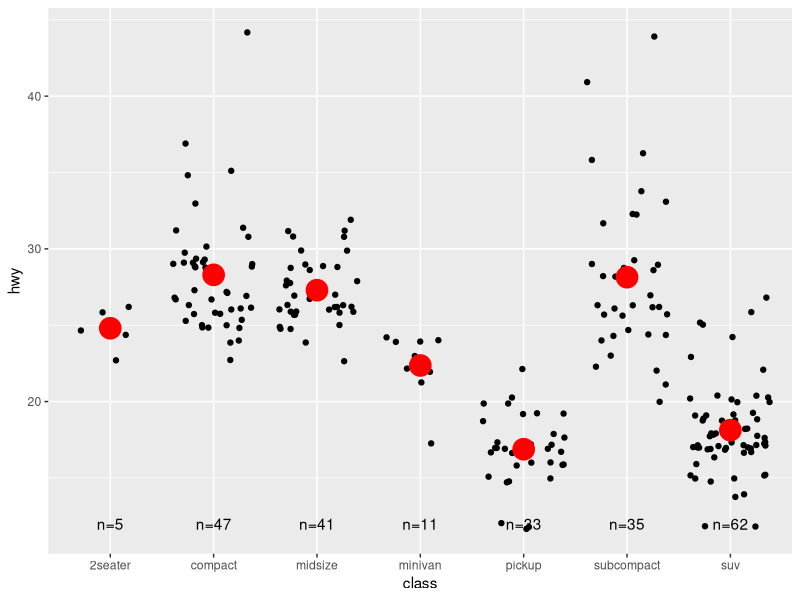
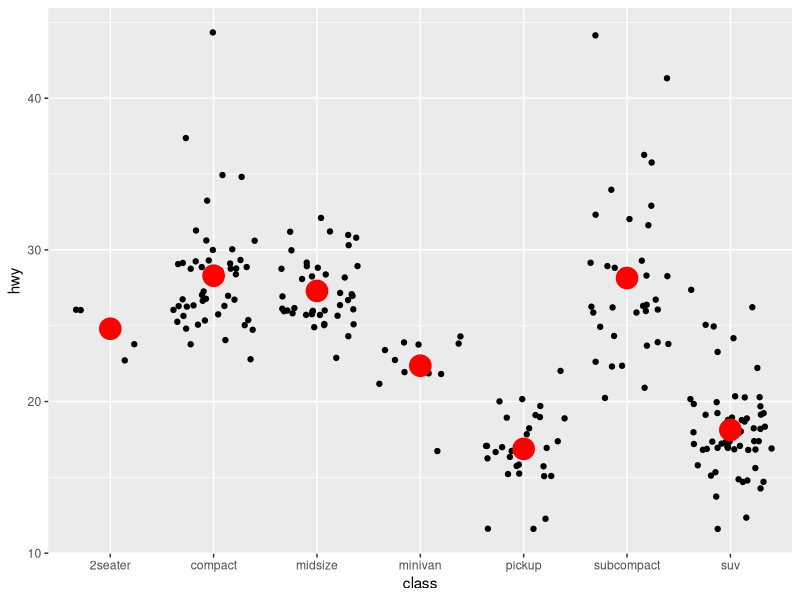
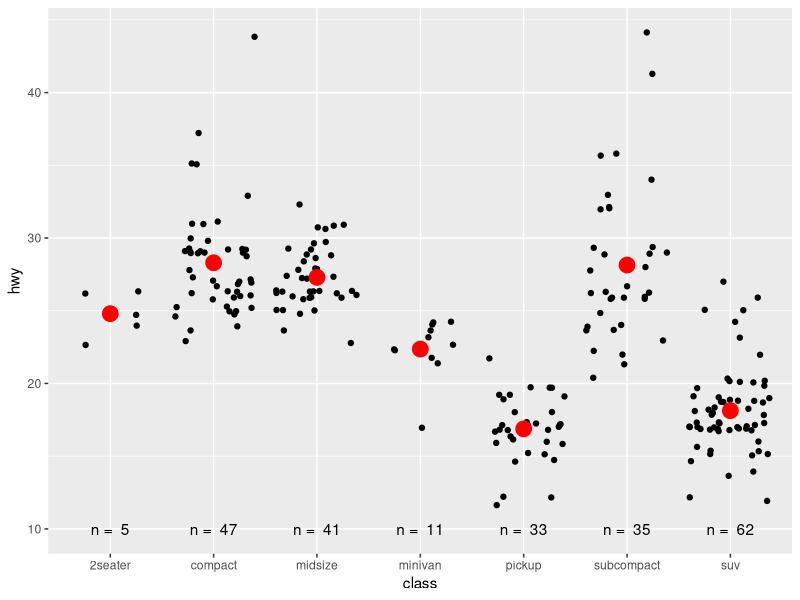
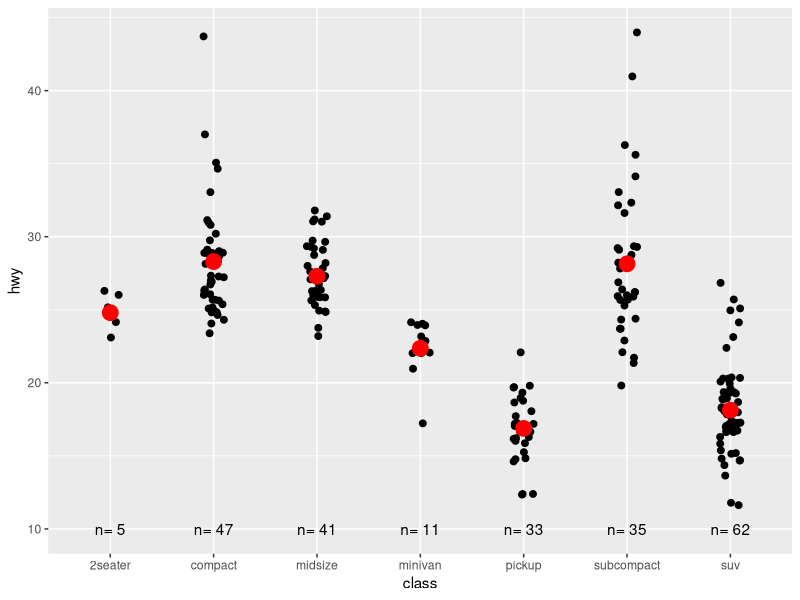
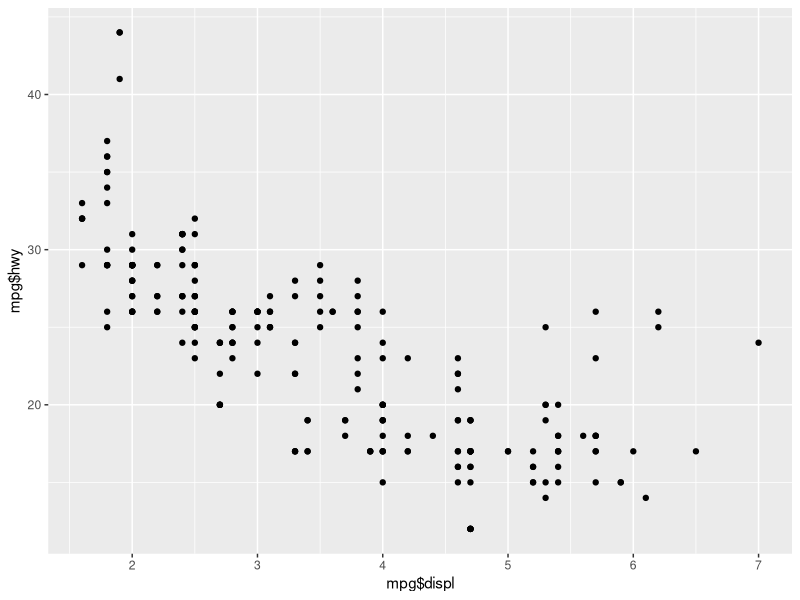
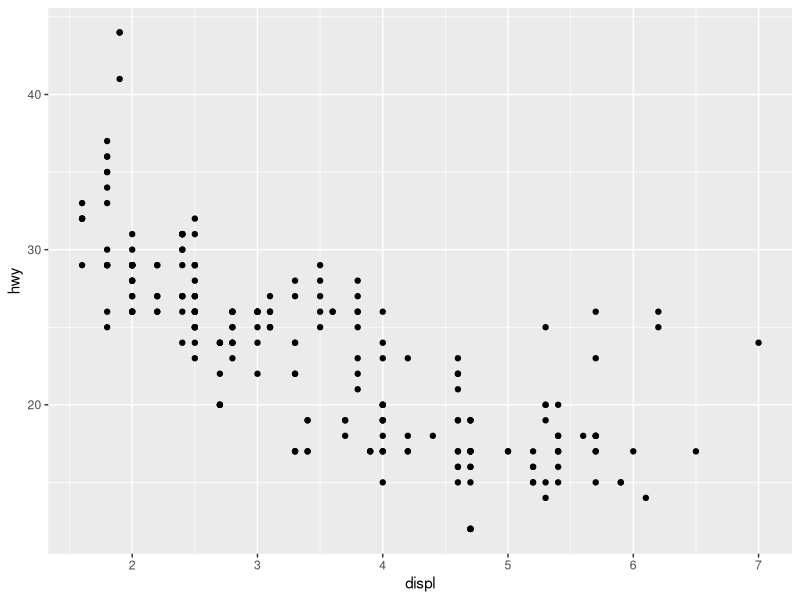
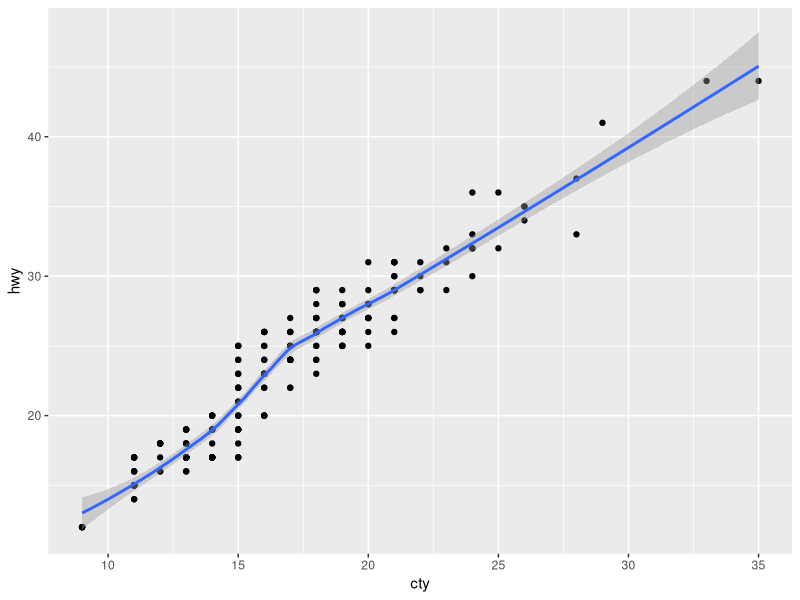
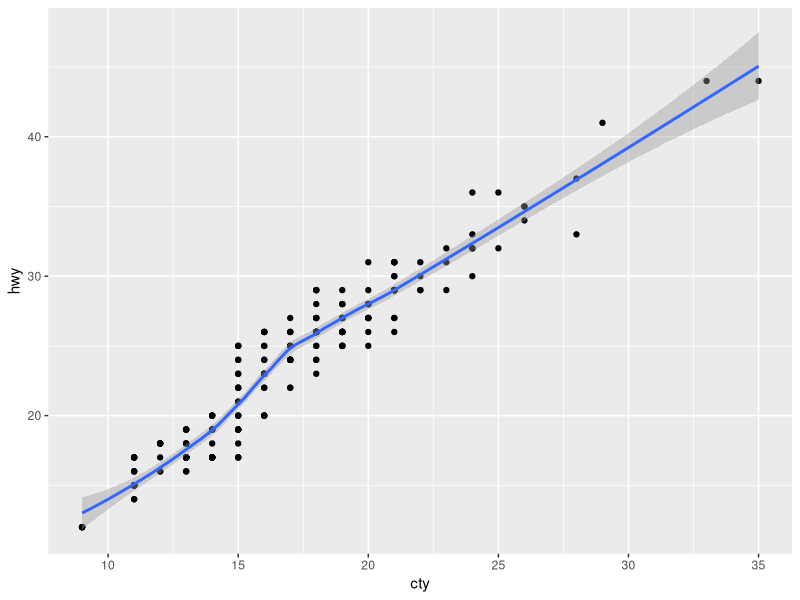

The R script that drew these images, in order: (Note: this script raises an error after producing the figures.)
## ---- chunk 1
library(tidyverse)

## ---- chunk 2

class <- mpg %>% 
  group_by(class) %>% 
  summarise(n = n(), hwy = mean(hwy),
            .groups = "drop")

# create annotation vector
classMeans <- str_c("n=", class$n, sep = "") 

ggplot() +
  geom_jitter(aes(class, hwy), data = mpg) +
  geom_point(aes(class, hwy), data = class, color = "red", size = 7) +
  geom_text(aes(class, min(mpg$hwy), label = classMeans), data = class)

# alternative version from later in chapter
ggplot(mpg, aes(class, hwy)) +
  geom_jitter() +
  geom_point(stat = "summary", fun = "mean", colour = "red", size = 7)

# AM solution with label as new column
class <- mpg %>%
  group_by(class) %>%
  summarise(n = n(), hwy = mean(hwy),
            .groups = "drop") %>%
  mutate(nlabel = paste("n = ",n))

ggplot(mpg, aes(class, hwy)) +
  geom_point(position = "jitter") +
  geom_point(data = class,colour = "red",size = 5) +
  geom_text(data = class,aes(label = nlabel, y = 10))

#YX solution
t<-paste("n=",class$n)
ggplot(mpg,aes(x=class,y=hwy))+
geom_jitter(width = 0.1, size=2)+ # use width to constrain the points
geom_point(aes(x=class,y=hwy),data = class,colour="red",size=5)+
geom_text(aes(label=t,y=10),data=class)

## ---- chunk 3

# given
ggplot(mpg) + 
  geom_point(aes(mpg$displ, mpg$hwy))

# fixed
ggplot(mpg) + 
  geom_point(aes(displ, hwy))

# given
ggplot() + 
 geom_point(mapping = aes(y = hwy, x = cty), data = mpg) +
 geom_smooth(data = mpg, mapping = aes(cty, hwy))

# simplified
ggplot(mpg, aes(cty, hwy)) + 
 geom_point() +
 geom_smooth()

# given
ggplot(diamonds, aes(carat, price)) + 
  geom_point(aes(log(brainwt), log(bodywt)), data = msleep)

# simlipfied
ggplot() + 
  geom_point(aes(log(brainwt), log(bodywt)), msleep)



## ---- chunk 4

ggplot(mpg) +
  geom_point(aes(class, cty)) + 
  geom_boxplot(aes(trans, hwy))

## ---- chunk 5

# categorical x axis with continuous x axis on second layer
# gives error
ggplot(mpg) +
  geom_point(aes(class, hwy)) +
  geom_point(aes(hwy, class), color = "red")

## ---- chunk 6

# continuous x axis with categorical x axis on second layer
# gives error
ggplot(mpg) +
  geom_point(aes(hwy, class), color = "red") +
  geom_point(aes(class, hwy))

## ---- chunk 7

# from YX solution
ggplot(data=mpg,aes(x=drv,y=displ))+
geom_violin(lwd=1)

ggplot(data=mpg,aes(x=hwy,y=cty))+
geom_jitter(alpha=0.2,size=mpg$displ,height = 0.1) #??

ggplot(data=mpg,aes(x=hwy,y=cty))+
geom_hex(bins=10,show.legend = F)

ggplot(data=mpg,aes(x=cyl,y=drv))+
geom_jitter(width = 0.1,height=0.2, size=3)

ggplot(data=economics,aes(x=date,y=psavert))+
geom_area()

ggplot(data=economics,aes(x=uempmed,y=psavert))+
geom_path(lwd=1)

## ---- chunk 8

# given
mod <- loess(hwy ~ displ, data = mpg)
smoothed <- data.frame(displ = seq(1.6, 7, length = 50))
pred <- predict(mod, newdata = smoothed, se = TRUE) 
smoothed$hwy <- pred$fit
smoothed$hwy_lwr <- pred$fit - 1.96 * pred$se.fit
smoothed$hwy_upr <- pred$fit + 1.96 * pred$se.fit

# make geom_smooth
plot1 <- ggplot(mpg, aes(displ, hwy)) +
  geom_smooth(method = "loess", formula = "y~x")
plot1

# find colors in ggplot
# this is really cool!!!
ggplot_build(plot1)$data

# make equivalent to geom_smooth
ggplot(smoothed, aes(displ, hwy)) +
  geom_ribbon(aes(ymin = hwy_lwr, ymax = hwy_upr), alpha = 0.2) +
    geom_line(color = "#3366FF", size = 1)

# AM added geom_point also



## ---- chunk 9

# cumulative proportion displayed as line x = displ
# compute a empirical cumulative distribution plot using stat_ecdf
ggplot(mpg, aes(displ)) +
  stat_ecdf() 

# x = theoretical, y = sample of displ
# googled to find which stat
ggplot(mpg, aes(sample = displ)) +
  stat_qq()

# 2 lines of data and normal distributions (by color) of x on displ and y for density
# need mean and standard deviation of original data
meandispl <- mean(mpg$displ)
sddipl <- sd(mpg$displ)

ggplot(mpg) +
  geom_density(aes(displ, after_stat(density),colour = "data"),lwd = 2) +
  stat_function(aes(displ,colour = "normal"),fun=dnorm, args= list(mean =  meandispl, sd = sddipl), lwd=2) +
  scale_colour_manual(name = "Dist", values = c("salmon","cyan3"))
# joint effort to get this - thanks YX and AM for pulling it together

## ---- chunk 10

# gives proportion
ggplot(mpg, aes(drv, trans)) +
  geom_count(aes(size = after_stat(prop), group = drv))

# gives count
ggplot(mpg, aes(drv, trans)) +
  geom_count(aes( group = drv))

## ---- chunk 11

# from https://ggplot2.tidyverse.org/reference/position_stack.html
# Stacking is also useful for time series
series <- data.frame(
  time = c(rep(1, 4),rep(2, 4), rep(3, 4), rep(4, 4)),
  type = rep(c('a', 'b', 'c', 'd'), 4),
  value = rpois(16, 10))
  
# When stacking across multiple layers it's a good idea to always set
# the `group` aesthetic in the ggplot() call. This ensures that all layers
# are stacked in the same way.
ggplot(series, aes(time, value, group = type)) +
  geom_line(aes(colour = type), position = "stack") +
  geom_point(aes(colour = type), position = "stack")

ggplot(series, aes(time, value)) +
  geom_area(aes(fill = type))

# https://ggplot2.tidyverse.org/reference/position_dodge.html
# Box plots use position_dodge2 by default, and bars can use it too
ggplot(data = iris, aes(Species, Sepal.Length)) +
  geom_boxplot(aes(colour = Sepal.Width < 3.2))

## ---- chunk 12

# given
ggplot(mpg, aes(displ, hwy)) + 
  geom_jitter(width = 0.05, height = 0.5)

# geom_count
ggplot(mpg, aes(displ, hwy)) + 
  geom_count()

## ---- chunk 13

# from https://ggplot2.tidyverse.org/reference/position_stack.html
# Stacking is also useful for time series
series <- data.frame(
  time = c(rep(1, 4),rep(2, 4), rep(3, 4), rep(4, 4)),
  type = rep(c('a', 'b', 'c', 'd'), 4),
  value = rpois(16, 10))
  
# When stacking across multiple layers it's a good idea to always set
# the `group` aesthetic in the ggplot() call. This ensures that all layers
# are stacked in the same way.
ggplot(series, aes(time, value, group = type)) +
  geom_line(aes(colour = type), position = "stack") +
  geom_point(aes(colour = type), position = "stack")

ggplot(series, aes(time, value)) +
  geom_area(aes(fill = type))


